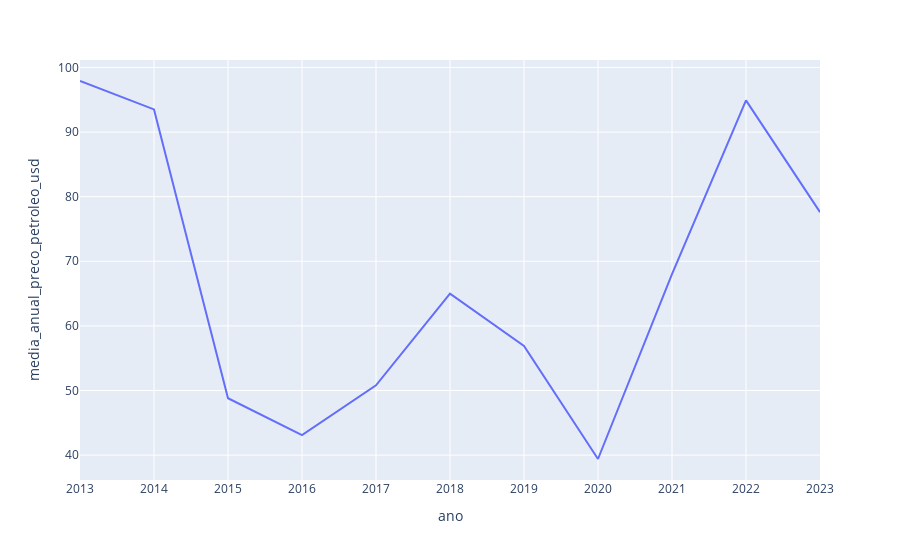

Notebook code cell kept with this figure:
### Code cell
# Gráfico de do peço com NA's preenchidos por ano

preco_petro_anual = px.line(df_eda_ano, x='ano', y='media_anual_preco_petroleo_usd')
preco_petro_anual.update_xaxes(type='category')
preco_petro_anual.show();

### Figure 1 — Plotly figure (JSON) as saved in the notebook; plotly's stock layout.template omitted (floating-point values rounded to 4 significant figures)
{"data": [{"hovertemplate": "ano=%{x}<br>media_anual_preco_petroleo_usd=%{y}<extra></extra>", "legendgroup": "", "line": {"color": "#636efa", "dash": "solid"}, "marker": {"symbol": "circle"}, "mode": "lines", "name": "", "orientation": "v", "showlegend": false, "type": "scatter", "x": [2013, 2014, 2015, 2016, 2017, 2018, 2019, 2020, 2021, 2022, 2023], "xaxis": "x", "y": [97.9, 93.5, 48.8, 43.1, 50.8, 65, 56.9, 39.4, 68, 94.9, 77.6], "yaxis": "y"}], "layout": {"legend": {"tracegroupgap": 0}, "margin": {"t": 60}, "xaxis": {"anchor": "y", "domain": [0, 1], "title": {"text": "ano"}, "type": "category"}, "yaxis": {"anchor": "x", "domain": [0, 1], "title": {"text": "media_anual_preco_petroleo_usd"}}}}
